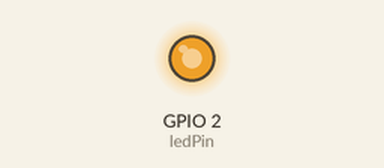
Bench run of a sketch on a simulated ESP32. Shown: output pins drawn as LEDs (lit = HIGH).

Above: at 0.1 s.
Timing chart, 0 to 121.5 s (numbered marks = the images above):
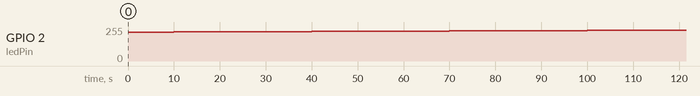

Measured:
- by itself, GPIO 2 (ledPin): moves from 0/255 to 232/255 over 120 s

The sketch:

PWM_calib.ino
```cpp
// the number of the LED pin
const int ledPin = 2;

// the number of the flash pin
const int  flashPin = 5;

// setting PWM properties
const int freq = 1000 ; //refresh rate
const int ledChannel = 0;
const int resolution = 16;
int max_amp = pow(2, resolution) - 1;

float amp_fact = 0;

int PWM_value = 0;
int buttonState = 0;


void setup() {
  pinMode(flashPin, INPUT);
  // configure LED PWM functionalitites
  ledcSetup(ledChannel, freq, resolution);

  // attach the channel to the GPIO to be controlled
  ledcAttachPin(ledPin, ledChannel);
}

void loop() {
  if (buttonState == 0){
    amp_fact = 0.85;
    while (amp_fact <= 1){
      PWM_value = round(amp_fact * max_amp);
      amp_fact += 0.005;
      ledcWrite(ledChannel, PWM_value);
      delay(10000);
    }
    buttonState = 1;
    ledcWrite(ledChannel, 0);
  }

}
```
